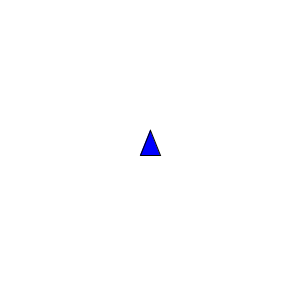
Frame 1 (no input)
Frame 60 (the mouse pressed at the canvas centre just before this capture): identical to frame 1, image omitted
Frame 120 (the mouse held since frame 60 and released just before this capture): identical to frame 1, image omitted

The Processing sketch that drew this single still picture (run headless with seeded random() and noise(); from frame 60 on, the mouse is pressed at the canvas centre):

// Processing sketch: sketch_140613_19
// ── sketch_140613_19.pde
float angle; // 回転角度を表す変数
float angleVel; // 回転角度の増分を指定する変数
float xPos; // 三角形の位置座標
float yPos;
float vx; // 三角形の移動ベクトル
float vy;
float speed; // 三角形の速さ
float bx,by,br,bvx,bvy;
boolean flag;

void initTri(){
  angle = 0;
  angleVel = 0;
  xPos = width/2;
  yPos = height/2;
  vx = vy = 0;
  speed = 0;
}

void shotini(){
  if(!flag){
    bx = xPos;
    by = yPos;
    br = 10;
    flag = true;
    float theta = radians(angle-90);
    bvx = 3 * cos(theta);
    bvy = 3 * sin(theta);
  }
}
void setup(){
  size(300,300);
  initTri();
}

void drawShip(){
  pushMatrix();
  translate(xPos,yPos);
  rotate(radians(angle)) ;
  fill(0,0,255);
  triangle(0,-20,-10,5,10,5);
  popMatrix();
}

void drawshot(){
  if(flag){
    noStroke();
    resetMatrix();
    fill(255,0,0);
    ellipse(bx,by,br,br);
    println(bx);
    println(by);
  }
}

void draw(){
  background(255);
  drawShip();
  angle += angleVel;
  xPos += vx ;
  yPos += vy ;
  drawshot();
  if(flag){
    bx += bvx;
    by += bvy;
    if(bx > width + br || bx < 0 - br || by > height + br || by < 0 - br){
      flag = false;
    }
  }
}

void keyPressed(){
  if(key == 'z' || key == 'Z'){
    shotini();
  }
  if(key == 'r' || key == 'R' ){
     initTri();
  }else if(key == CODED){
    if(keyCode == LEFT){
      angleVel = -1;
    }else if(keyCode == RIGHT){
      angleVel = 1;
    }else if(keyCode == UP){
      float theta = radians(angle-90);
      speed = 2;
      vx = speed * cos(theta);
      vy = speed * sin(theta);
    }
  }
}

void keyReleased(){
  if(key == CODED){
    if(keyCode == LEFT || keyCode == RIGHT){
      angleVel = 0;
    }else if(keyCode == UP){
      vx = 0;
      vy = 0 ;
      speed = 0;
    }
  }
}
